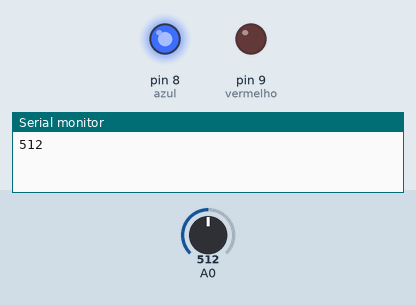
Recording of a sketch running on a simulated Arduino Uno, built with avr-gcc and run on an emulated ATmega328P. Parts: output pins drawn as LEDs (lit = HIGH), the last lines printed to the serial monitor. The test bench sets the inputs (shaded band); at power-on: A0 = 512.

Above: at 1.3 s.
1.4 s: A0 set to 0
3.1 s: A0 set to 122
At 3.4 s:
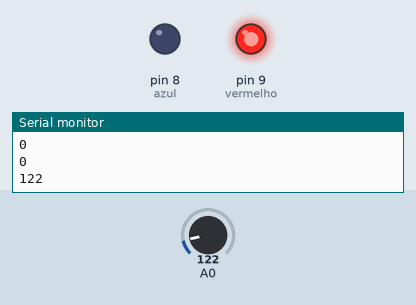
Timing chart, 0 to 12.1 s (numbered marks = the images above; inputs shaded):
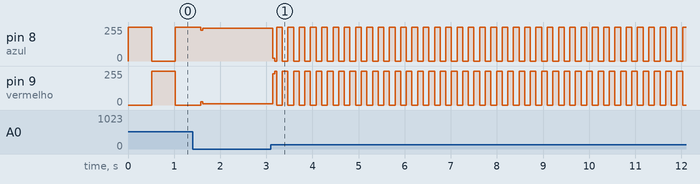

Measured:
- after the input at 3.1 s, pin 8 (azul): 245/255 → 20/255 at once, then moves between 0/255 and 255/255, repeating every 1.2 s; pin 9 (vermelho): 10/255 → 235/255 at once, then moves between 0/255 and 255/255, repeating every 1.2 s

The sketch:

led_piscante_interativo2_potenciometro.ino
```cpp
byte azul = 8;
byte vermelho = 9;
void setup(){
  Serial.begin(9600);
  pinMode(A0, INPUT);
  pinMode(azul, OUTPUT);
  pinMode(vermelho, OUTPUT);
}

void loop(){
  digitalWrite(azul, HIGH);
  digitalWrite(vermelho,LOW);
  delay(analogRead(A0));

  Serial.println(analogRead(A0));

  digitalWrite(vermelho, HIGH);
  digitalWrite(azul, LOW);
  delay(analogRead(A0));
}
```
